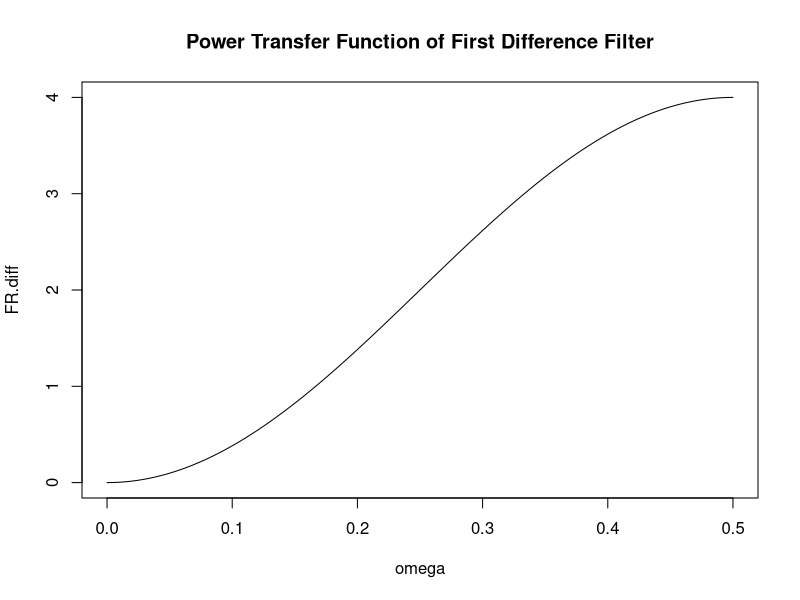
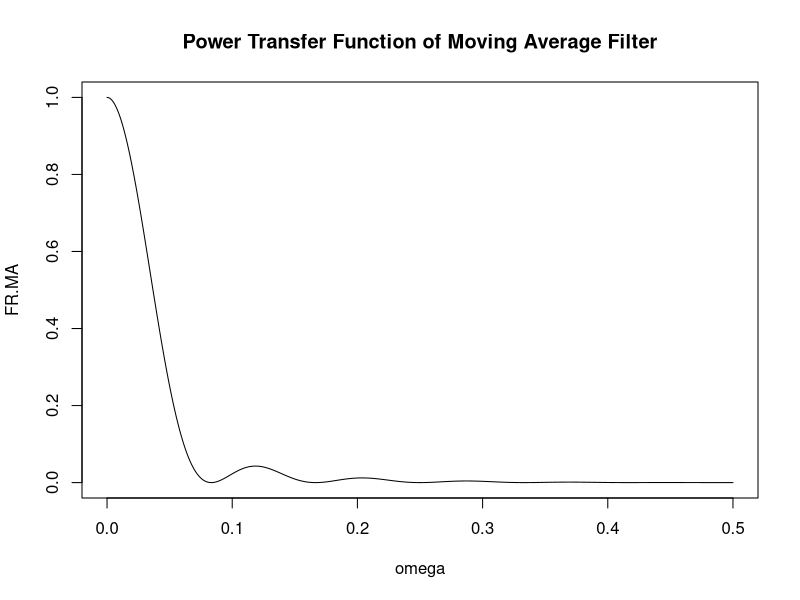
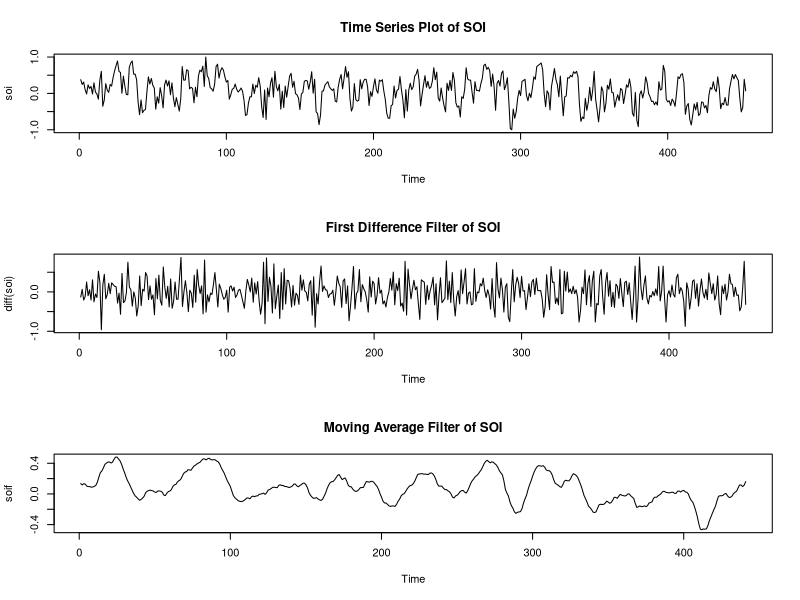
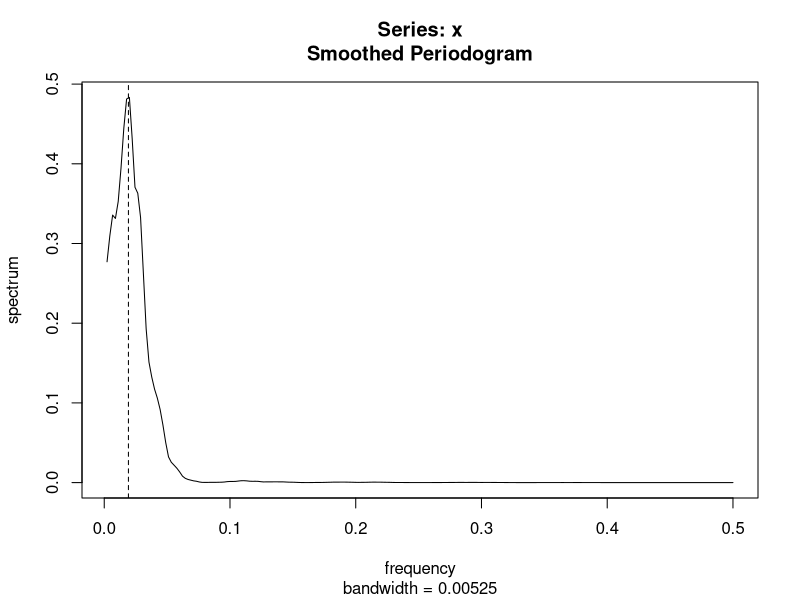
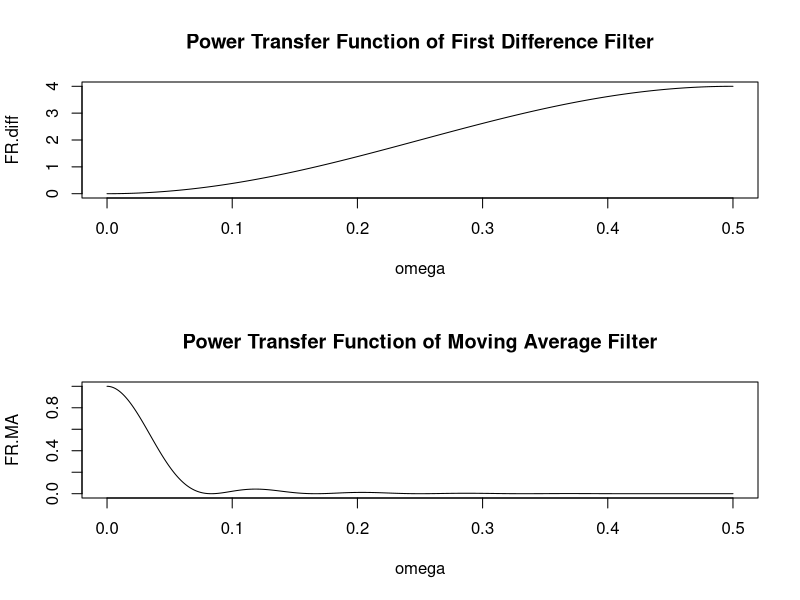

The R script that drew these images, in order:
omega<-seq(0,0.5, length=1000)

pdf("diff.pdf")
FR.diff<-abs(1-exp(2i*pi*omega))^2
plot(omega,FR.diff, type="l", main="Power Transfer Function of First Difference Filter")
dev.off()

pdf("ma.pdf")
FR.MA<-abs((1/12)*(1+cos(12*pi*omega)+2*cos(2*pi*omega)+2*cos(4*pi*omega)+2*cos(6*pi*omega)+2*cos(8*pi*omega)+2*cos(10*pi*omega)))^2
plot(omega,FR.MA, type="l", main="Power Transfer Function of Moving Average Filter")
dev.off()

##################
##worked example##
##################

soi<-scan("soi.dat")

pdf("ts.pdf")
par(mfrow=c(3,1))
plot.ts(soi, main="Time Series Plot of SOI")
plot.ts(diff(soi), main="First Difference Filter of SOI")
k<-kernel("modified.daniell", 6)
soif<-kernapply(soi,k)
plot.ts(soif, main="Moving Average Filter of SOI")
dev.off()

pdf("periodogram.pdf")
spectrum(soif,spans=9, log="no")
abline(v=1/52, lty=2)
dev.off()

omega<-seq(0,0.5, length=1000)

pdf("freq_response.pdf")
par(mfrow=c(2,1))

FR.diff<-abs(1-exp(2i*pi*omega))^2
plot(omega,FR.diff, type="l", main="Power Transfer Function of First Difference Filter")

FR.MA<-abs((1/12)*(1+cos(12*pi*omega)+2*cos(2*pi*omega)+2*cos(4*pi*omega)+2*cos(6*pi*omega)+2*cos(8*pi*omega)+2*cos(10*pi*omega)))^2
plot(omega,FR.MA, type="l", main="Power Transfer Function of Moving Average Filter")
dev.off()